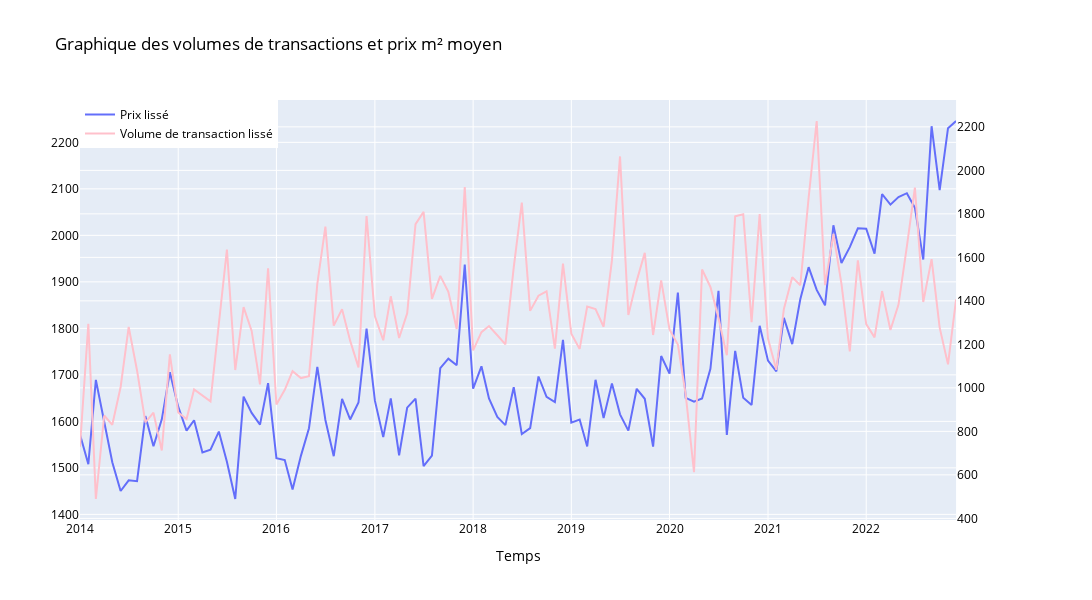

Source (notebook cell):
### Code cell
import pandas as pd

#pour lisser les graphs
#resultat['prix_m2_smooth'] = resultat['prix_m2'].rolling(window=2).mean()
#volume['Volume de transaction/mois_smooth'] = volume['Volume de transaction/mois'].rolling(window=2).mean()

fig = make_subplots(specs=[[{"secondary_y": True}]])

#fig.add_trace(go.Scatter(x=resultat.index, y=resultat['prix_m2'], mode='lines', name='Prix lissé', line=dict(color='light green')), secondary_y=False)
fig.add_trace(go.Scatter(x=resultat.index, y=resultat['prix_m2'], mode='lines', name='Prix lissé', line=dict(color='light green'), connectgaps=True), secondary_y=False)

#fig.add_trace(go.Scatter(x=volume.index, y=volume['Volume de transaction/semaine'], mode='lines', name='Volume de transaction lissé', line=dict(color='pink')), secondary_y=True)
fig.add_trace(go.Scatter(x=volume.index, y=volume['Volume de transaction/mois'], mode='lines', name='Volume de transaction lissé', line=dict(color='pink'), connectgaps=True), secondary_y=True)

fig.update_layout(
    title='Graphique des volumes de transactions et prix m² moyen',
    xaxis=dict(title='Temps'),
    legend=dict(x=0, y=1),
    showlegend=True,
    autosize=True,
    width=1100,  # Largeur de la figure en pixels
    height=600,  # Hauteur de la figure en pixels
    plot_bgcolor='light blue',  # Couleur de fond transparente
    paper_bgcolor='white',  # Couleur du papier transparente
    font=dict(color='black')
)

fig.show()

### Figure 1 — Plotly figure (JSON) as saved in the notebook; plotly's stock layout.template omitted (floating-point values rounded to 4 significant figures)
{"data": [{"connectgaps": true, "line": {"color": "light green"}, "mode": "lines", "name": "Prix lissé", "type": "scatter", "x": ["2014-01", "2014-02", "2014-03", "2014-04", "2014-05", "2014-06", "2014-07", "2014-08", "2014-09", "2014-10", "2014-11", "2014-12", "2015-01", "2015-02", "2015-03", "2015-04", "2015-05", "2015-06", "2015-07", "2015-08", "2015-09", "2015-10", "2015-11", "2015-12", "2016-01", "2016-02", "2016-03", "2016-04", "2016-05", "2016-06", "2016-07", "2016-08", "2016-09", "2016-10", "2016-11", "2016-12", "2017-01", "2017-02", "2017-03", "2017-04", "2017-05", "2017-06", "2017-07", "2017-08", "2017-09", "2017-10", "2017-11", "2017-12", "2018-01", "2018-02", "2018-03", "2018-04", "2018-05", "2018-06", "2018-07", "2018-08", "2018-09", "2018-10", "2018-11", "2018-12", "2019-01", "2019-02", "2019-03", "2019-04", "2019-05", "2019-06", "2019-07", "2019-08", "2019-09", "2019-10", "2019-11", "2019-12", "2020-01", "2020-02", "2020-03", "2020-04", "2020-05", "2020-06", "2020-07", "2020-08", "2020-09", "2020-10", "2020-11", "2020-12", "2021-01", "2021-02", "2021-03", "2021-04", "2021-05", "2021-06", "2021-07", "2021-08", "2021-09", "2021-10", "2021-11", "2021-12", "2022-01", "2022-02", "2022-03", "2022-04", "2022-05", "2022-06", "2022-07", "2022-08", "2022-09", "2022-10", "2022-11", "2022-12"], "xaxis": "x", "y": [1572.0, 1508.0, 1689.0, 1601.0, 1512.0, 1450.0, 1473.0, 1471.0, 1611.0, 1547.0, 1604.0, 1706.0, 1632.0, 1580.0, 1602.0, 1533.0, 1539.0, 1578.0, 1513.0, 1433.0, 1653.0, 1618.0, 1593.0, 1682.0, 1521.0, 1517.0, 1454.0, 1526.0, 1585.0, 1717.0, 1603.0, 1525.0, 1648.0, 1604.0, 1641.0, 1800.0, 1645.0, 1566.0, 1650.0, 1527.0, 1630.0, 1649.0, 1504.0, 1526.0, 1714.0, 1735.0, 1721.0, 1937.0, 1670.0, 1718.0, 1649.0, 1610.0, 1592.0, 1673.0, 1573.0, 1585.0, 1696.0, 1653.0, 1642.0, 1775.0, 1597.0, 1604.0, 1546.0, 1689.0, 1607.0, 1682.0, 1615.0, 1580.0, 1670.0, 1649.0, 1546.0, 1741.0, 1703.0, 1877.0, 1650.0, 1642.0, 1649.0, 1713.0, 1881.0, 1571.0, 1751.0, 1651.0, 1635.0, 1806.0, 1731.0, 1708.0, 1822.0, 1766.0, 1862.0, 1932.0, 1883.0, 1850.0, 2022.0, 1941.0, 1975.0, 2015.0, 2014.0, 1961.0, 2089.0, 2066.0, 2082.0, 2091.0, 2059.0, 1948.0, 2235.0, 2097.0, 2231.0, 2246.0], "yaxis": "y"}, {"connectgaps": true, "line": {"color": "pink"}, "mode": "lines", "name": "Volume de transaction lissé", "type": "scatter", "x": ["2014-01", "2014-02", "2014-03", "2014-04", "2014-05", "2014-06", "2014-07", "2014-08", "2014-09", "2014-10", "2014-11", "2014-12", "2015-01", "2015-02", "2015-03", "2015-04", "2015-05", "2015-06", "2015-07", "2015-08", "2015-09", "2015-10", "2015-11", "2015-12", "2016-01", "2016-02", "2016-03", "2016-04", "2016-05", "2016-06", "2016-07", "2016-08", "2016-09", "2016-10", "2016-11", "2016-12", "2017-01", "2017-02", "2017-03", "2017-04", "2017-05", "2017-06", "2017-07", "2017-08", "2017-09", "2017-10", "2017-11", "2017-12", "2018-01", "2018-02", "2018-03", "2018-04", "2018-05", "2018-06", "2018-07", "2018-08", "2018-09", "2018-10", "2018-11", "2018-12", "2019-01", "2019-02", "2019-03", "2019-04", "2019-05", "2019-06", "2019-07", "2019-08", "2019-09", "2019-10", "2019-11", "2019-12", "2020-01", "2020-02", "2020-03", "2020-04", "2020-05", "2020-06", "2020-07", "2020-08", "2020-09", "2020-10", "2020-11", "2020-12", "2021-01", "2021-02", "2021-03", "2021-04", "2021-05", "2021-06", "2021-07", "2021-08", "2021-09", "2021-10", "2021-11", "2021-12", "2022-01", "2022-02", "2022-03", "2022-04", "2022-05", "2022-06", "2022-07", "2022-08", "2022-09", "2022-10", "2022-11", "2022-12"], "xaxis": "x", "y": [729, 1295, 489, 873, 830, 1004, 1280, 1080, 841, 886, 712, 1154, 887, 857, 993, 966, 938, 1294, 1636, 1082, 1371, 1262, 1016, 1550, 924, 991, 1077, 1045, 1054, 1478, 1741, 1286, 1362, 1217, 1094, 1790, 1329, 1219, 1421, 1229, 1343, 1753, 1809, 1409, 1515, 1442, 1271, 1923, 1172, 1256, 1284, 1242, 1200, 1554, 1852, 1354, 1424, 1444, 1180, 1571, 1249, 1179, 1374, 1362, 1281, 1586, 2064, 1335, 1492, 1621, 1243, 1494, 1269, 1199, 970, 612, 1544, 1464, 1321, 1150, 1789, 1798, 1302, 1799, 1227, 1083, 1363, 1509, 1472, 1874, 2227, 1472, 1708, 1478, 1168, 1586, 1293, 1232, 1445, 1266, 1383, 1649, 1921, 1395, 1592, 1277, 1108, 1407], "yaxis": "y2"}], "layout": {"autosize": true, "font": {"color": "black"}, "height": 600, "legend": {"x": 0, "y": 1}, "paper_bgcolor": "white", "plot_bgcolor": "light blue", "showlegend": true, "title": {"text": "Graphique des volumes de transactions et prix m² moyen"}, "width": 1100, "xaxis": {"anchor": "y", "domain": [0, 0.94], "title": {"text": "Temps"}}, "yaxis": {"anchor": "x", "domain": [0, 1]}, "yaxis2": {"anchor": "x", "overlaying": "y", "side": "right"}}}
